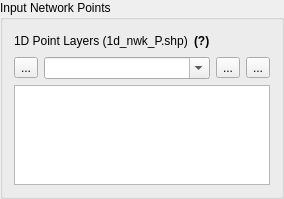
         <widget class="QgsCollapsibleGroupBox" name="gbPoints">
          <property name="title">
           <string>Input Network Points</string>
          </property>
          <property name="collapsed">
           <bool>false</bool>
          </property>
          <layout class="QVBoxLayout" name="verticalLayout_2">
           <item>
            <layout class="QVBoxLayout" name="InputPointLayout">
             <item>
              <layout class="QHBoxLayout" name="horizontalLayout_33">
               <item>
                <widget class="QLabel" name="label_2">
                 <property name="text">
                  <string>1D Point Layers (1d_nwk_P.shp)</string>
                 </property>
                </widget>
               </item>
               <item>
                <widget class="QLabel" name="inputPointsToolTip">
                 <property name="text">
                  <string>&lt;html&gt;&lt;head/&gt;&lt;body&gt;&lt;p&gt;&lt;span style=&quot; font-weight:600;&quot;&gt;(?)&lt;/span&gt;&lt;/p&gt;&lt;/body&gt;&lt;/html&gt;</string>
                 </property>
                </widget>
               </item>
               <item>
                <spacer name="horizontalSpacer_49">
                 <property name="orientation">
                  <enum>Qt::Horizontal</enum>
                 </property>
                 <property name="sizeHint" stdset="0">
                  <size>
                   <width>40</width>
                   <height>20</height>
                  </size>
                 </property>
                </spacer>
               </item>
              </layout>
             </item>
             <item>
              <layout class="QHBoxLayout" name="horizontalLayout_2">
               <item>
                <widget class="QToolButton" name="browseInputPoints">
                 <property name="text">
                  <string>...</string>
                 </property>
                </widget>
               </item>
               <item>
                <widget class="QComboBox" name="cboInputPoints">
                 <property name="editable">
                  <bool>true</bool>
                 </property>
                </widget>
               </item>
               <item>
                <widget class="QToolButton" name="btnAddPoints">
                 <property name="text">
                  <string>...</string>
                 </property>
                </widget>
               </item>
               <item>
                <widget class="QToolButton" name="btnRemovePoints">
                 <property name="text">
                  <string>...</string>
                 </property>
                </widget>
               </item>
              </layout>
             </item>
             <item>
              <widget class="QListWidget" name="lwPoints">
               <property name="maximumSize">
                <size>
                 <width>16777215</width>
                 <height>100</height>
                </size>
               </property>
               <property name="selectionMode">
                <enum>QAbstractItemView::ExtendedSelection</enum>
               </property>
              </widget>
             </item>
            </layout>
           </item>
          </layout>
         </widget>
